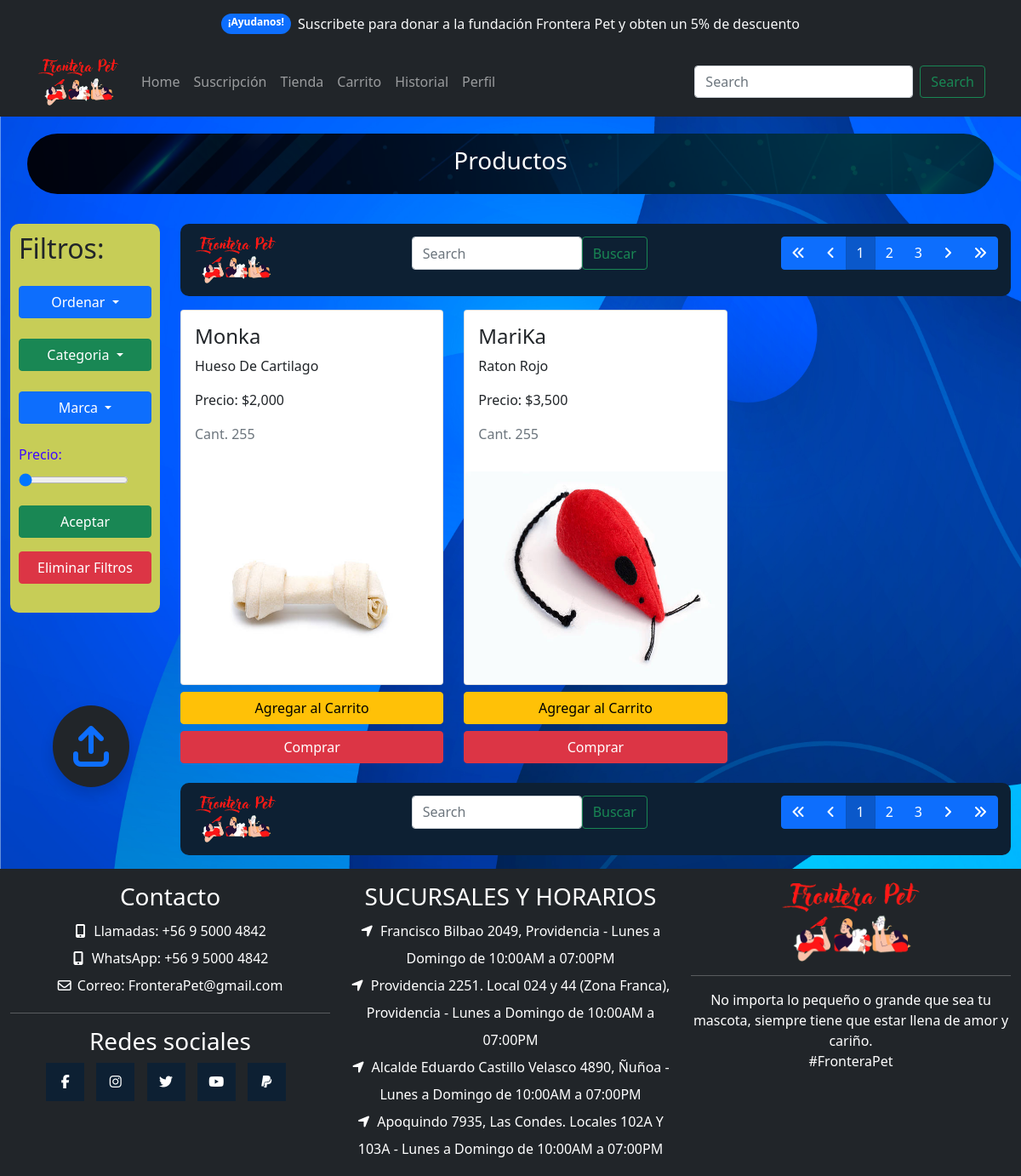
/stock/, run on the app's committed database.
### app/models.py (models this page shows, shortened)
class Producto(models.Model):
    codigo = models.IntegerField(null=False,primary_key=True)
    nombre = models.CharField(max_length=60)
    marca = models.CharField(max_length=60)
    precio = models.IntegerField()
    stock = models.IntegerField()
    tipo = models.ForeignKey(TipoProducto, on_delete=models.CASCADE)
    imagen = models.ImageField(upload_to="productos", null=True)
    created_at = models.DateField(auto_now_add=True)
    update_at = models.DateField(auto_now=True)
    class Meta:
        db_table = 'db_Producto'

### app/views.py (the view, shortened to what this page needs)
# urls.py: path('stock/', stock, name='stock'),
def stock(request):
    productosAll = Producto.objects.all()
    datos = {
        'listaProductos' : productosAll
    }
    return render(request, 'app/carrito/stock.html', datos)

### app/models.py (called while the page is built)
    def __str__(self):
        return self.tipo

### app/templates/app/carrito/stock.html (shortened to what this page needs)
{% extends 'app/base.html' %}
{% load static %}
{% load humanize %}
{% block contenido %}
    <section>
        <div class="container-fluid">
            <div class="col-lg-12 col-sm-12 col-12">
                <div class="titulo-stock d-flex">
                    <h3>Productos</h3>
                </div>
            </div>
            <div class="col-lg-12 col-sm-12 col-12">
                <div class="row">
                    <div class="col-lg-2 col-sm-2 col-12">
                    <div class="filtros">
                        <h2>Filtros:</h2>
                        <div class="dropdown  mb-4 mt-4 d-grid">
                            <button class="btn btn-drop btn-primary dropdown-toggle" type="button" id="dropdownMenuButton" data-bs-toggle="dropdown" aria-expanded="false">
                                Ordenar
                            </button>
                        </div>
                        <div class="dropdown mb-4 mt-4 d-grid">
                            <button class="btn btn-categoria btn-success dropdown-toggle" type="button" id="dropdownMenuButton" data-bs-toggle="dropdown" aria-expanded="false">
                            Categoria
                            </button>
                        </div>
                        <div class="dropdown mb-4 d-grid">
                            <button class="btn btn-primary dropdown-toggle" type="button" id="dropdownMenuButton" data-bs-toggle="dropdown" aria-expanded="false">
                                Marca
                            </button>
                        </div>
                        <form action="" class="mb-4" style="color: rgb(63, 10, 255);">
                            <label for="Precio" class="form-label">Precio:</label>
                            <div class="slidecontainer">
                                <input type="range" min="1" max="100" value="1" class="slider" id="myRange">
                            </div>
                            <div class="d-grid mt-3">
                                <a href="#" class="btn btn-success btn-block mb-3">Aceptar</a>
                                <a href="{% url 'stock' %}" class="btn btn-danger btn-block">Eliminar Filtros</a>
                            </div>
                        </form>
                    </div>
                    <div class="flecha-volver d-flex justify-content-center mt-4 display-5 position-fixed ">
                        <a href="#">
                            <i class="fa-solid fa-arrow-up-from-bracket bg-dark  p-4 rounded-circle shadow"></i>
                        </a>
                    </div>
                    </div>
                    <div class="col-lg-10 col-sm-10 col-12">
                        <div class="nav-stock mb-3">
                            <nav class="d-flex justify-content-between">
                                <img class="img-relleno" src="{% static 'app/img/general/logo-FronteraPet.png' %}" width="100px" alt="">
                                <form class="form-inline d-flex mb-3">
                                    <input class="form-control mr-sm-2" style="width: 200px;" type="search" placeholder="Search" aria-label="Search">
                                    <button class="btn btn-outline-success my-2 my-sm-0" type="submit">Buscar</button>
                                </form>
                                <div class="btn-group mb-3">
                                    <a href="stock.html" class="btn btn-primary"><i class="fa-solid fa-angles-left"></i></a>
                                    <a href="stock.html" class="btn btn-primary"><i class="fa-solid fa-angle-left"></i></a>
                                    <a href="stock.html" class="btn btn-primary active">1</a>
                                    <a href="stock_2.html" class="btn btn-primary">2</a>
                                    <a href="stock_3.html" class="btn btn-primary">3</a>
                                    <a href="stock_2.html" class="btn btn-primary"><i class="fa-solid fa-angle-right"></i></a>
                                    <a href="stock_3.html" class="btn btn-primary"><i class="fa-solid fa-angles-right"></i></a>
                                </div>
                            </nav>
                        </div>
                        <div class="col-lg-12 col-sm-12 col-12">
                            <div class="row card-stock justify-content-start">
                                {% for aux in listaProductos %}
                                <div class="col-lg-4 col-sm-4 col-6">
                                    <div class="card">
                                        <div class="card-body">
                                            <h4 class="card-title">{{ aux.marca | capfirst }}</h4>
                                            <p class="card-text">{{ aux.nombre | title }}</p>
                                            <p class="card-text">Precio: ${{ aux.precio | intcomma }}</p>
                                            <p class="text-secondary">Cant. {{ aux.stock }}</p>
                                        </div>
                                        {% if aux.imagen %}
                                        <img class="card-img-top" width="100px" src="{{ aux.imagen.url }}" alt="Card image">
                                        {% else %}
                                        <img src="{% static 'app/img/stock/stock-juego-1.jpg' %}" class="img-fluid item-img w-100 mb-3">
                                        {% endif %}
                                    </div>
                                    <div class="d-grid mt-2 ">
                                        <form action="" method="POST">
                                            <div class="d-grid">
                                                <button type="submit" class="btn btn-warning btn-block mb-2">Agregar al Carrito</button>
                                            </div>
                                        </form>
                                        <a href="{% url 'pagar' %}" class="btn btn-danger btn-block mb-2">Comprar</a>
                                    </div>
                                </div>
                                {% endfor %}
                            </div>
                        </div>
                        <div class="nav-stock mb-3">
                            <nav class="d-flex justify-content-between">
                                <img class="img-relleno" src="{% static 'app/img/general/logo-FronteraPet.png' %}" width="100px" alt="">
                                <form class="form-inline d-flex mb-3">
                                    <input class="form-control mr-sm-2" style="width: 200px;" type="search" placeholder="Search" aria-label="Search">
                                    <button class="btn btn-outline-success my-2 my-sm-0" type="submit">Buscar</button>
                                </form>
                                <div class="btn-group mb-3">
                                    <a href="stock.html" class="btn btn-primary"><i class="fa-solid fa-angles-left"></i></a>
                                    <a href="stock.html" class="btn btn-primary"><i class="fa-solid fa-angle-left"></i></a>
                                    <a href="stock.html" class="btn btn-primary active">1</a>
                                    <a href="stock_2.html" class="btn btn-primary">2</a>
                                    <a href="stock_3.html" class="btn btn-primary">3</a>
                                    <a href="stock_2.html" class="btn btn-primary"><i class="fa-solid fa-angle-right"></i></a>
                                    <a href="stock_3.html" class="btn btn-primary"><i class="fa-solid fa-angles-right"></i></a>
                                </div>
                            </nav>
                        </div>
                    </div>
                </div>
            </div>
        </div>
    </section>
{% endblock %}

### app/static/app/css/style.css (style rules this page uses)
.bg-blue-ocean { background-attachment: fixed; background-image: url(../img/vectores/vector-blue-ocean.jpg); background-size: cover; }
.titulo-stock { justify-content: center; background: url(../img/vectores/vector-blue-iluminacion.jpg) rgba(0, 0, 0, 0.7); background-blend-mode: darken; background-size: cover; color: white; flex: content; border-radius: 50px; margin: 20px; padding: 15px; }
.flecha-volver { font-size: 20px; margin-left: 50px; }
.card-stock .card .card-img-top { width: 100%; height: 250px; border-radius: 10px; border-color: black; border-top-left-radius: 0px; border-top-right-radius: 0px; }
.filtros { background-color: #c7cd57; border-radius: 10px; margin-top: 15px; padding: 10px; justify-content: center; margin-bottom: 85px; }
.nav-stock { background-color: #0d2033; color: white; margin-top: 15px; padding: 15px; border-radius: 10px; }

### data on the page
Producto: marca "Monka", nombre "Hueso De Cartilago", precio "2,000", stock "255", imagen (picture)
Producto: marca "MariKa", nombre "Raton Rojo", precio "3,500", stock "255", imagen (picture)
